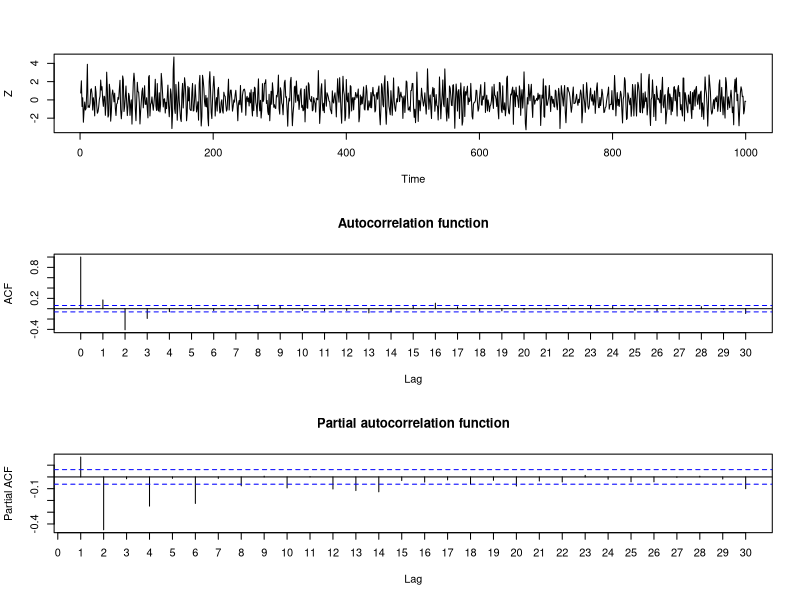

Reproduce this figure in R.
## ---- chunk 1
knitr::opts_chunk$set(echo = TRUE)
## ---- chunk 2
set.seed(666)

N <- 1000

noise <- rnorm(N, 0, 1)

phi.1 <- .4
theta.1 <- -.3
theta.2 <- -.8

Z <- noise[1]

Z[2] <- phi.1*Z[1] + noise[2] + theta.1*noise[1]

# t >= 3
for (t in 3:N) {
  Z[t] = phi.1*Z[t-1] + noise[t] + theta.1*noise[t-1] + theta.2*noise[t-2]
}


## ---- chunk 3
par(mfrow=c(3,1))
ts.plot(Z)

acf(Z, type = "correlation", plot = T, main = "Autocorrelation function", xaxt = 'n')
axis(1, at = seq(0, 30))

acf(Z, type = "partial", plot = T, main = "Partial autocorrelation function", xaxt = 'n')
axis(1, at = seq(0, 30))
